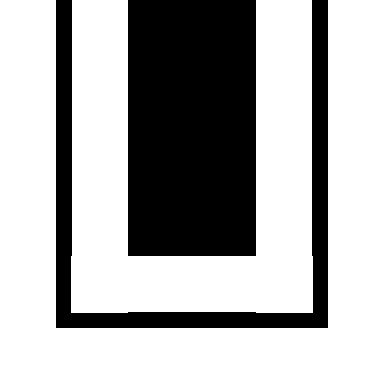

This is a level from a 2D game, rendered from its Tiled map with the project's own tilesets. A one-line summary and the complete map file follow:
An orthogonal 3x3 tile map with 128x128 px tiles, 1 tile layer (Tile Layer 1).

<map version="1.5" tiledversion="1.7.2" orientation="orthogonal" renderorder="right-down" width="3" height="3" tilewidth="128" tileheight="128" infinite="0" nextlayerid="2" nextobjectid="1">
 <tileset firstgid="1" name="g1" tilewidth="128" tileheight="128" tilecount="15" columns="0">
  <grid orientation="orthogonal" width="1" height="1" />
  <tile id="0">
   <image width="128" height="128" source="../tileset/0.bmp" />
  </tile>
  <tile id="1">
   <image width="128" height="128" source="../tileset/1.bmp" />
  </tile>
  <tile id="2">
   <image width="128" height="128" source="../tileset/2.bmp" />
  </tile>
  <tile id="3">
   <image width="128" height="128" source="../tileset/3.bmp" />
  </tile>
  <tile id="4">
   <image width="128" height="128" source="../tileset/4.bmp" />
  </tile>
  <tile id="5">
   <image width="128" height="128" source="../tileset/5.bmp" />
  </tile>
  <tile id="6">
   <image width="128" height="128" source="../tileset/6.bmp" />
  </tile>
  <tile id="7">
   <image width="128" height="128" source="../tileset/7.bmp" />
  </tile>
  <tile id="8">
   <image width="128" height="128" source="../tileset/8.bmp" />
  </tile>
  <tile id="9">
   <image width="128" height="128" source="../tileset/9.bmp" />
  </tile>
  <tile id="10">
   <image width="128" height="128" source="../tileset/10.bmp" />
  </tile>
  <tile id="11">
   <image width="128" height="128" source="../tileset/11.bmp" />
  </tile>
  <tile id="12">
   <image width="128" height="128" source="../tileset/12.bmp" />
  </tile>
  <tile id="13">
   <image width="128" height="128" source="../tileset/13.bmp" />
  </tile>
  <tile id="14">
   <image width="128" height="128" source="../tileset/14.bmp" />
  </tile>
 </tileset>
 <layer id="1" name="Tile Layer 1" width="3" height="3">
  <data encoding="csv">
5,0,5,
5,0,5,
7,6,10
</data>
 </layer>
</map>
